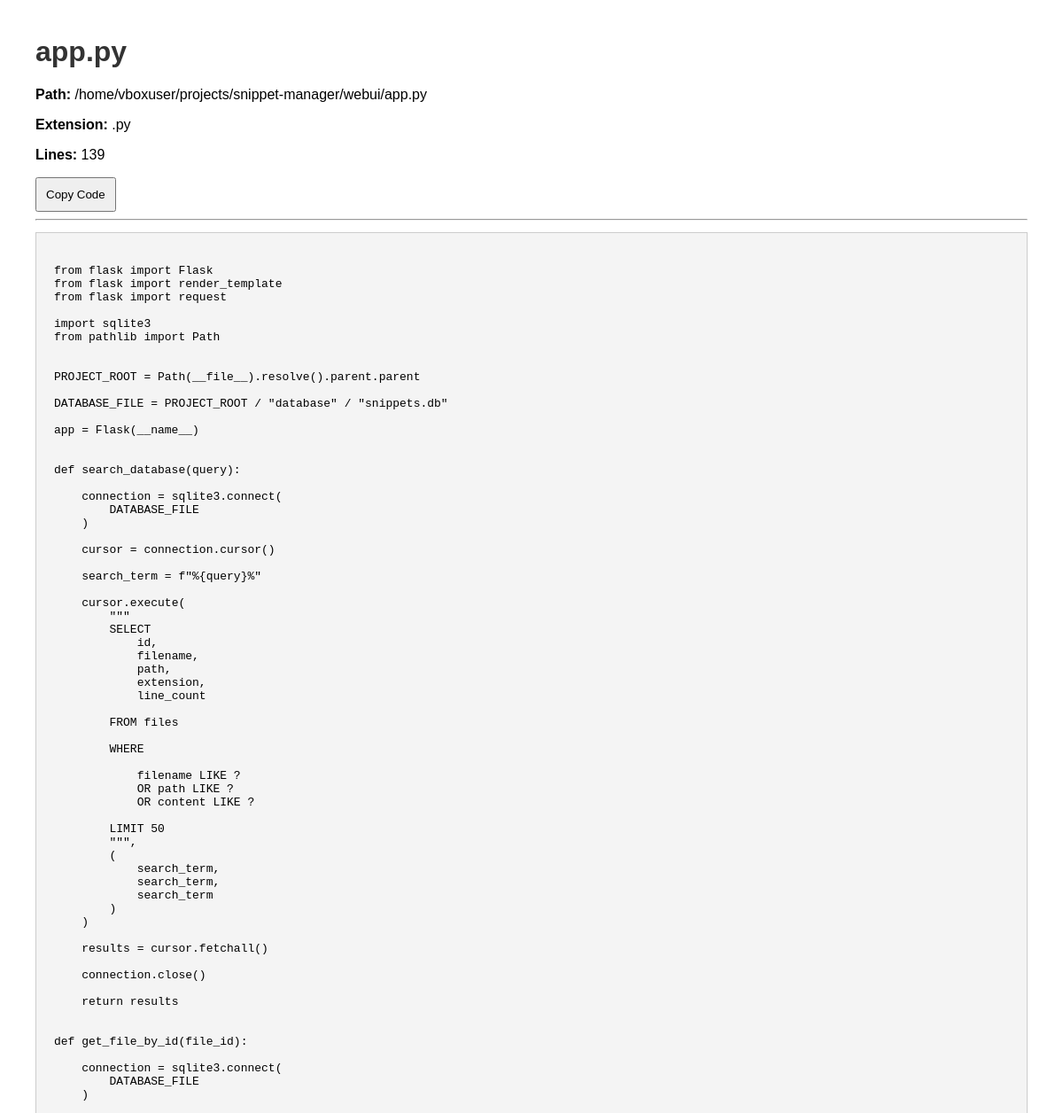
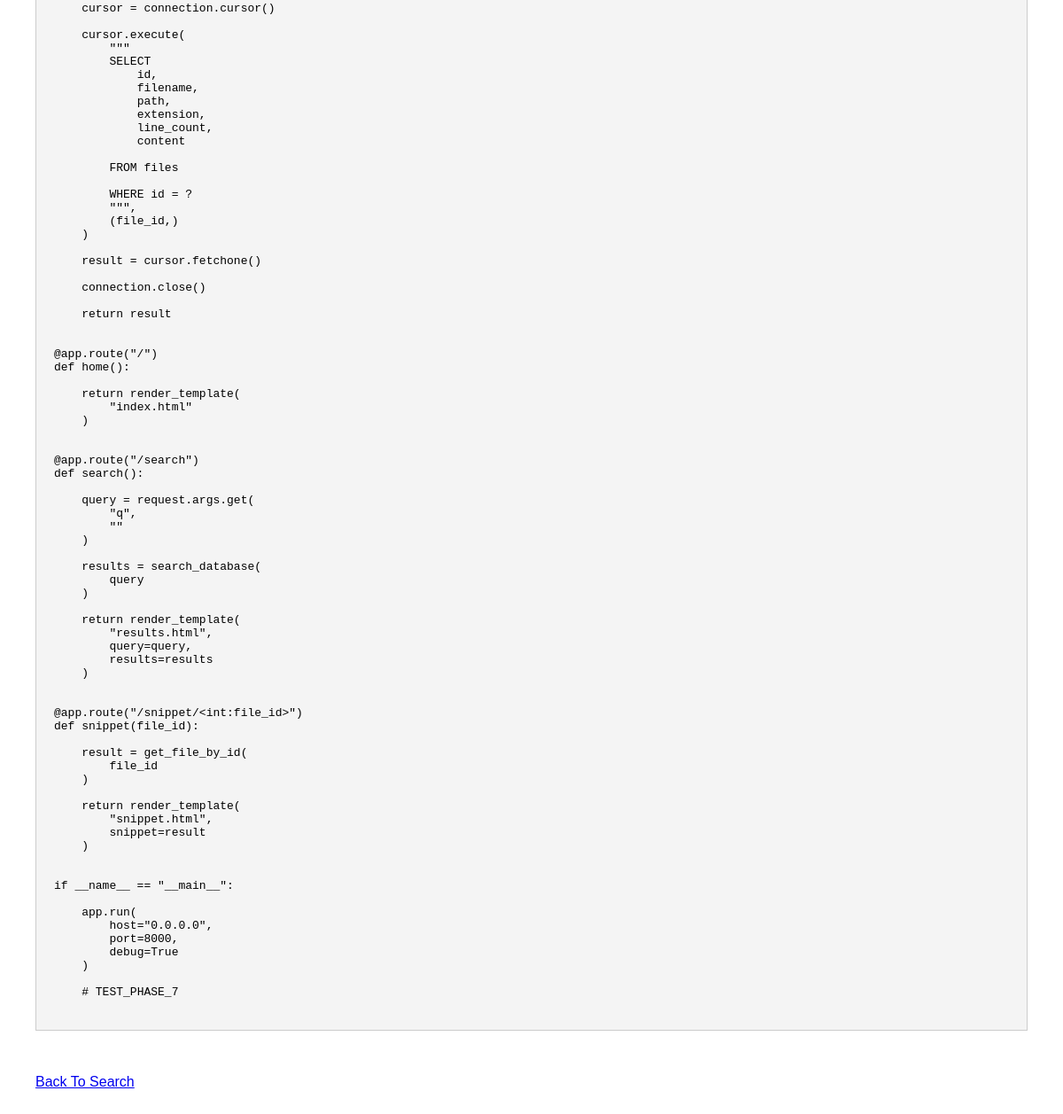
Page /snippet/5 on the earlier database version (2 pictures, top to bottom).
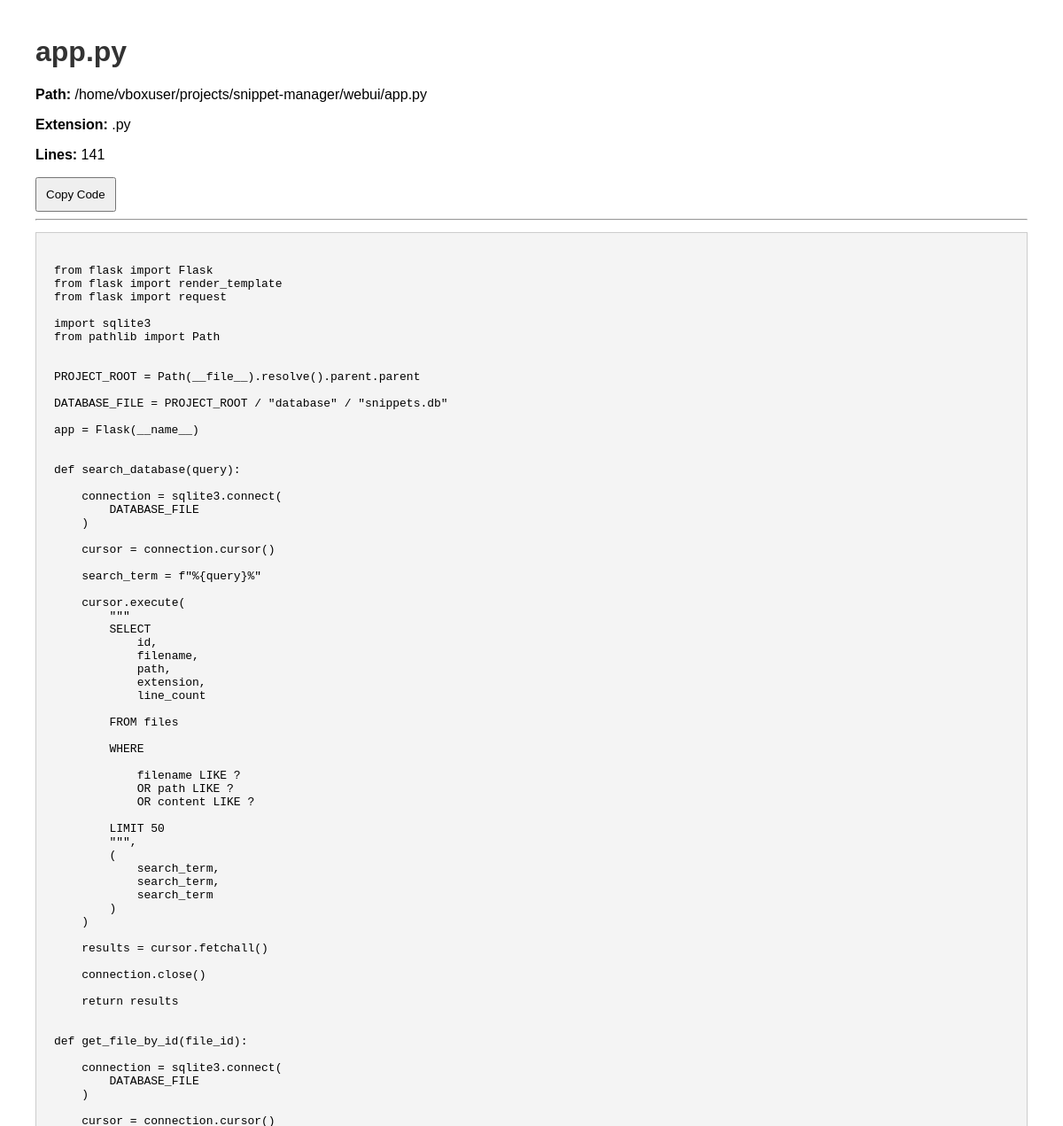
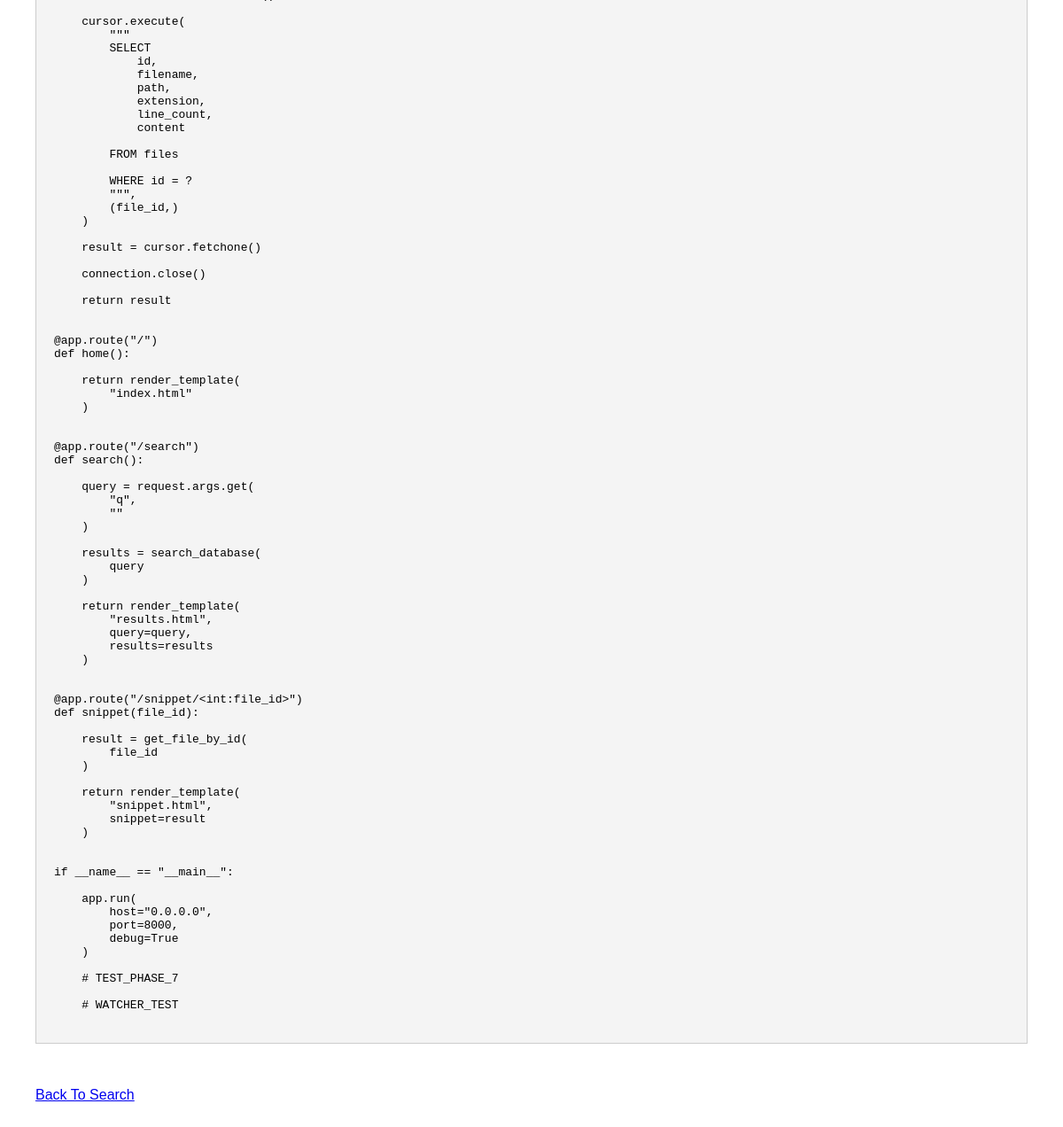
Same page on the later database version (2 pictures, top to bottom).
### tables this page shows
CREATE TABLE files (

    id INTEGER PRIMARY KEY AUTOINCREMENT,

    filename TEXT NOT NULL,

    path TEXT UNIQUE NOT NULL,

    extension TEXT,

    size INTEGER,

    content TEXT,

    line_count INTEGER,

    last_modified REAL,

    indexed_at DATETIME DEFAULT CURRENT_TIMESTAMP
);

### webui/app.py (the view)
@app.route("/snippet/<int:file_id>")
def snippet(file_id):
    result = get_file_by_id(
        file_id
    )
    return render_template(
        "snippet.html",
        snippet=result
    )

### webui/app.py (called while the page is built)
def get_file_by_id(file_id):
    connection = sqlite3.connect(
        DATABASE_FILE
    )
    cursor = connection.cursor()
    cursor.execute(
        """
        SELECT
            id,
            filename,
            path,
            extension,
            line_count,
            content

        FROM files

        WHERE id = ?
        """,
        (file_id,)
    )
    result = cursor.fetchone()
    connection.close()
    return result

### webui/templates/snippet.html (shortened to what this page needs)
<!DOCTYPE html>
<html>
<head>
    <link rel="stylesheet" href="{{ url_for('static', filename='style.css') }}">
</head>
<body>
    <h1>
        {{ snippet[1] }}
    </h1>
    <p>
        <b>Path:</b>
        {{ snippet[2] }}
    </p>
    <p>
        <b>Extension:</b>
        {{ snippet[3] }}
    </p>
    <p>
        <b>Lines:</b>
        {{ snippet[4] }}
    </p>
    <button onclick="copyCode()">
        Copy Code
    </button>
    <hr>
    <pre id="code-block">
{{ snippet[5] }}
</pre>
    <br>
    <br>
    <a href="/">
        Back To Search
    </a>
</body>
</html>

### webui/static/style.css (style rules this page uses)
body { font-family: Arial; margin: 40px; }
button { padding: 10px; }
h1 { color: #333; }
pre { background-color: #f4f4f4; padding: 20px; overflow-x: auto; border: 1px solid #ccc; white-space: pre-wrap; }

Differences in the rows shown:
changed files "app.py": line_count "139" → "141"; content "…debug=True ) # TEST_PHASE_7" → "…debug=True ) # TEST_PHASE_7 # WATCHER_TEST"
